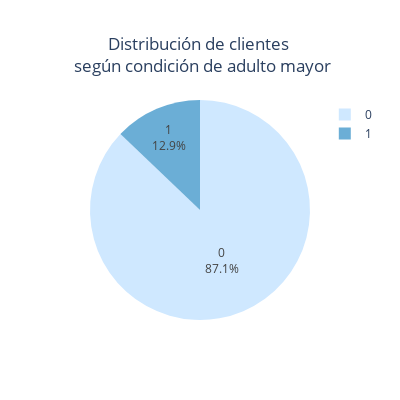

Notebook source saved alongside this figure:
### Markdown cell above
# Analisis de servicios en clientes no activos

### Code cell
import plotly.express as px

fig = px.pie(
    clientes_no_activos,
    names="SeniorCitizen",
    title="Distribución de clientes <br> según condición de adulto mayor",
     color_discrete_sequence=["#CFE8FF", "#6BAED6"]
)

fig.update_layout(
    title={
        "x": 0.5,
        "xanchor": "center"
    },
    width=400,
    height=400
)

fig.update_traces(textinfo='percent+label')

fig.show()

### Figure 1 — Plotly figure (JSON) as saved in the notebook; plotly's stock layout.template omitted (floating-point values rounded to 4 significant figures; data arrays with more than 128 entries replaced by an {"elided": "..."} marker saying what was removed)
{"data": [{"domain": {"x": [0, 1], "y": [0, 1]}, "hovertemplate": "SeniorCitizen=%{label}<extra></extra>", "labels": {"elided": "5174 int values"}, "legendgroup": "", "name": "", "showlegend": true, "textinfo": "percent+label", "type": "pie"}], "layout": {"height": 400, "legend": {"tracegroupgap": 0}, "piecolorway": ["#CFE8FF", "#6BAED6"], "title": {"text": "Distribución de clientes <br> según condición de adulto mayor", "x": 0.5, "xanchor": "center"}, "width": 400}}
